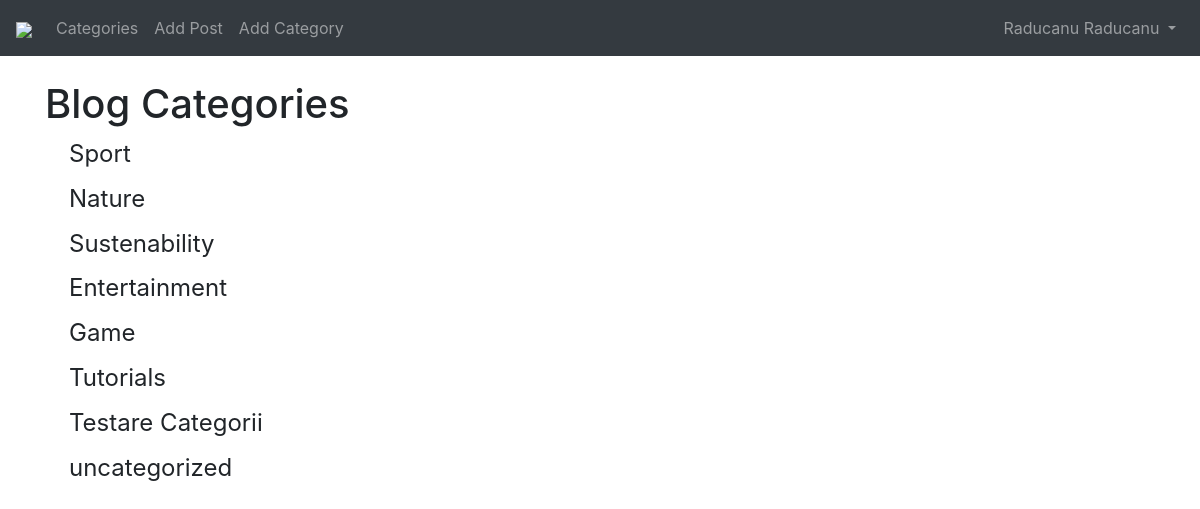
/category-list/ (signed in), run on the app's committed database.
### myBlog/models.py (models this page shows, shortened)
class Category(models.Model):
    name = models.CharField(max_length=255)
    def __str__(self) :
        return self.name

### myBlog/views.py (the view)
# urls.py: path('category-list/', CategoryListView, name='category-list'),
def CategoryListView(request):
    cat_menu_list = Category.objects.all()
    return render(request, 'category_list.html', {'cat_menu_list': cat_menu_list})

### myBlog/templates/category_list.html (shortened to what this page needs)
{% extends 'base.html' %}
{% block content %}
    <h1>Blog Categories</h1>
        {%for item in cat_menu_list %}
        <h4><a class="dropdown-item" href="{% url 'category' item|slugify %}">{{item}}</a></h4>
        {% endfor %}
{% endblock %}

### myBlog/templates/base.html (shortened to what this page needs)
<!doctype html>
<html lang="en">
<head>
    <link href="https://stackpath.bootstrapcdn.com/bootstrap/4.3.1/css/bootstrap.min.css" rel="stylesheet">
    {% load static %}
    <link href="{% static '/CSS/styles.css/' %}" rel="stylesheet">
</head>
<body>
<nav class="navbar navbar-expand-lg navbar-dark bg-dark">
    <a class="navbar-brand" href="{% url 'home' %}"><img heigth="75px" src="https://i.imgur.com/k46ywRL.png" width="75px"></a>
    <div class="collapse navbar-collapse" id="navbarSupportedContent">
        <ul class="navbar-nav mr-auto">
            {% if cat_menu %}
            <div class="nav-item dropdown">
                <a aria-expanded="false" class="nav-link dropdown-toggle" data-toggle="dropdown" href="#" id="navbarDropdown1" role="button">
                    Categories
                </a>
                <ul aria-labelledby="navbarDropdown1" class="dropdown-menu" role="menu">
                    {%for item in cat_menu %}
                    <li><a class="dropdown-item" href="{% url 'category' item|slugify %}">{{item}}</a></li>
                    {% endfor %}
                </ul>
            </div>
            {% else %}
            <li>
                <a class="nav-link" href="{% url 'category-list' %}">Categories</a>
            </li>
            {% endif %}
            {% if user.is_authenticated %}
            <li>
                <a class="nav-link" href="{% url 'add_post' %}">Add Post</a>
            </li>
            <li>
                <a class="nav-link" href="{% url 'add_category' %}">Add Category</a>
            </li>
            {% endif %}
        </ul>
        {% if user.is_authenticated %}
        <ul class="navbar-nav ml-auto">
            <li>
            <li class="nav-item dropdown">
                <a aria-expanded="false" class="nav-link dropdown-toggle" data-toggle="dropdown" href="#" id="navbarDropdown2" role="button">
                    {{ user.first_name }} {{ user.last_name }}
                </a>
            </li>
            {% endif %}
        </ul>
    </div>
</nav>
<br/>
<div class="container">
    {% block content %}
    {% endblock %}
</div>
</body>
</html>

### data on the page
Category: name "Sport"
Category: name "Nature"
Category: name "Sustenability"
Category: name "Entertainment"
Category: name "Game"
Category: name "Tutorials"
Category: name "Testare Categorii"
Category: name "uncategorized"

### other printed values
{{ user.first_name }} "Raducanu"
{{ user.last_name }} "Raducanu"
